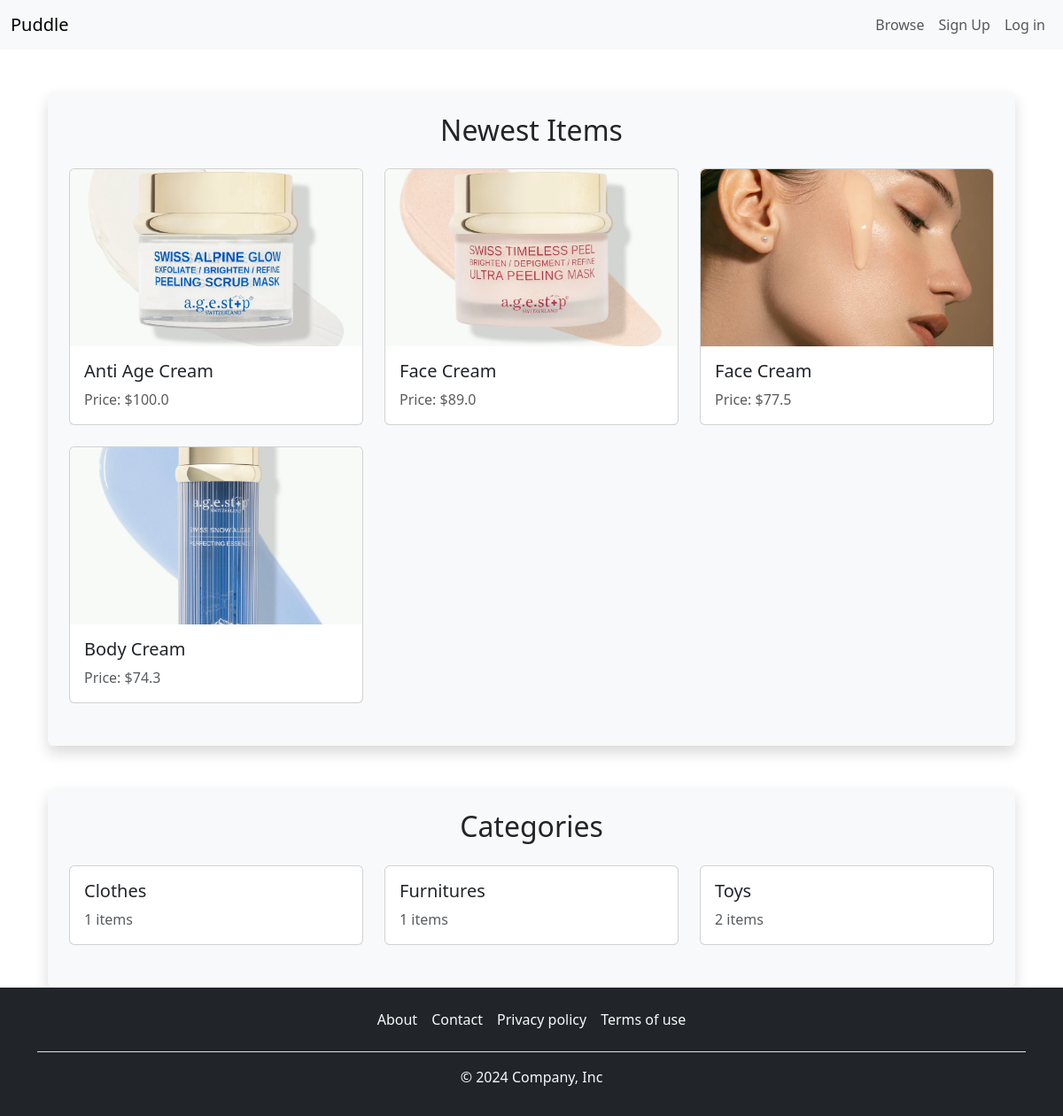
The page / on the database its author committed.
### item/models.py (models this page shows, shortened)
class Item(models.Model):
    category=models.ForeignKey(Category,related_name='items',on_delete=models.CASCADE)
    description=models.TextField(blank=True,null=True)
    price=models.FloatField()
    image=models.ImageField(upload_to='item_images',blank=True,null=True)
    is_sold=models.BooleanField(default=False)
    created_by=models.ForeignKey(User,related_name='items',on_delete=models.CASCADE)
    created_at=models.DateTimeField(auto_now_add=True)

class Category(models.Model):
    name=models.CharField(max_length=255)
    class Meta:
        ordering=('name', )
        verbose_name_plural='Categories'

### base/views.py (the view)
# urls.py: path('',views.index,name="index"),
def index(request):
    items=Item.objects.filter(is_sold=False)[0:6]
    categories=Category.objects.all()
    return render(request,'base/index.html',{
        'categories':categories,
        'items':items,
    })

### base/templates/base/index.html (shortened to what this page needs)
{% extends "base/base.html" %}
{% block content %}
<div class="container mt-5">
    <div class="mb-5 p-4 bg-light rounded shadow">
        <h2 class="text-center mb-4">Newest Items</h2>
        <div class="row">
            {% for item in items %}
            <div class="col-md-4 mb-4">
                <a href="{% url 'item:detail' item.id %}" class="text-decoration-none">
                    <div class="card h-100">
                        <img src="{{ item.image.url }}" class="card-img-top rounded-top" style="height: 200px; object-fit: cover;">
                        <div class="card-body">
                            <h5 class="card-title">{{ item.description }}</h5>
                            <p class="card-text text-muted">Price: ${{ item.price }}</p>
                        </div>
                    </div>
                </a>
            </div>
            {% endfor %}
        </div>
    </div>
    <div class="mt-5 p-4 bg-light rounded shadow">
        <h2 class="text-center mb-4">Categories</h2>
        <div class="row">
            {% for category in categories %}
            <div class="col-md-4 mb-4">
                <a href="#" class="text-decoration-none">
                    <div class="card h-100">
                        <div class="card-body">
                            <h5 class="card-title">{{ category.name }}</h5>
                            <p class="card-text text-muted">{{ category.items.count }} items</p>
                        </div>
                    </div>
                </a>
            </div>
            {% endfor %}
        </div>
    </div>
</div>
{% endblock %}

### rows shown on the page
Item: image (picture), description "Anti Age Cream", price "100.0"
Item: image (picture), description "Face Cream", price "89.0"
Item: image (picture), description "Face Cream", price "77.5"
Item: image (picture), description "Body Cream", price "74.3"
Category: name "Clothes", items.count "1"
Category: name "Furnitures", items.count "1"
Category: name "Toys", items.count "2"
